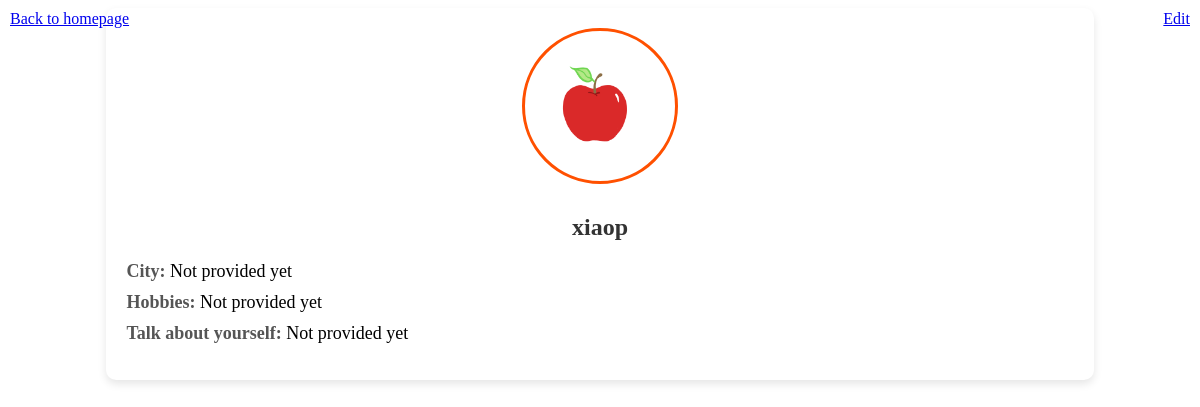
The page /profile/ (signed in) on the database as committed earlier.
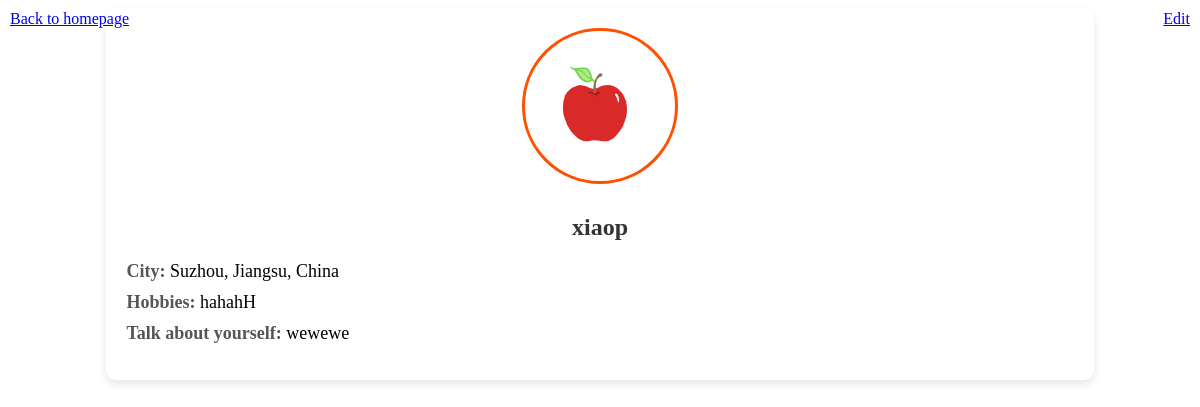
The same page on the database as committed later.
### myapp/models.py (models this page shows)
class MyUser(AbstractUser):
    email = models.EmailField(unique=True)
    bio = models.TextField(blank=True, null=True)
    profile_picture = models.ImageField(upload_to='profile_pictures', default='profile_pictures/default_avatar.png', blank=True, null=True)
    city = models.CharField(max_length=100, null=True, blank=True)
    hobbies = models.CharField(max_length=255, blank=True)
    saved_events = models.ManyToManyField('Event', related_name='saved_by_users', blank=True)
    upcoming_events = models.ManyToManyField('Event', related_name='applied_by_users', blank=True)

### myapp/views.py (the view)
# urls.py: path('profile/', views.profile_view, name='profile'),
def profile_view(request):
    is_editing = request.GET.get('edit', False)
    if request.method =='POST':
        form = ProfileForm(request.POST, request.FILES,instance=request.user)
        if form.is_valid():
            form.save()
            return redirect('profile')
        else:
            return render(request, 'myapp/profile.html', {'form': form, 'user': request.user, 'errors': form.errors})
    else:
        form = ProfileForm(instance=request.user)
    return render(request, 'profile.html', {
        'form': form,
        'user': request.user,
        'is_editing': is_editing})

### myapp/templates/myapp/profile.html (shortened to what this page needs)
{% load static %}
<link rel="stylesheet" href="{% static 'css/profile.css' %}" />
<!DOCTYPE html>
<div class="profile-container">
  <div style="position: absolute; top: 10px; left: 10px">
    <a href="{% url 'homepage' %}" class="btn btn-secondary"
      >Back to homepage</a
    >
  </div>
  <div style="position: absolute; top: 10px; right: 10px">
    <a href="{% url 'profile' %}?edit=true" class="btn btn-secondary">Edit</a>
  </div>
  <div class="profile-header" style="text-align: center">
    <img
      src="{{ user.profile_picture.url|default:"/media/profile_pictures/default_avatar.png" }}"
      alt="Profile Picture"
      class="profile-image"
      style="border-radius: 50%; width: 150px; height: 150px"
    />
    <h2>{{ user.username }}</h2>
  </div>
  <div class="profile-details">
    <ul>
      <li><strong>City:</strong> {{ user.city|default:"Not provided yet" }}</li>
      <li>
        <strong>Hobbies:</strong> {{ user.hobbies|default:"Not provided yet" }}
      </li>
      <li>
        <strong>Talk about yourself:</strong> {{ user.bio|default:"Not provided yet" }}
      </li>
    </ul>
  </div>
</div>

Rows that differ between the two databases and show on the page:
changed MyUser "xiaop": city "Not provided yet" → "Suzhou, Jiangsu, China"; hobbies "Not provided yet" → "hahahH"; bio "Not provided yet" → "wewewe"
